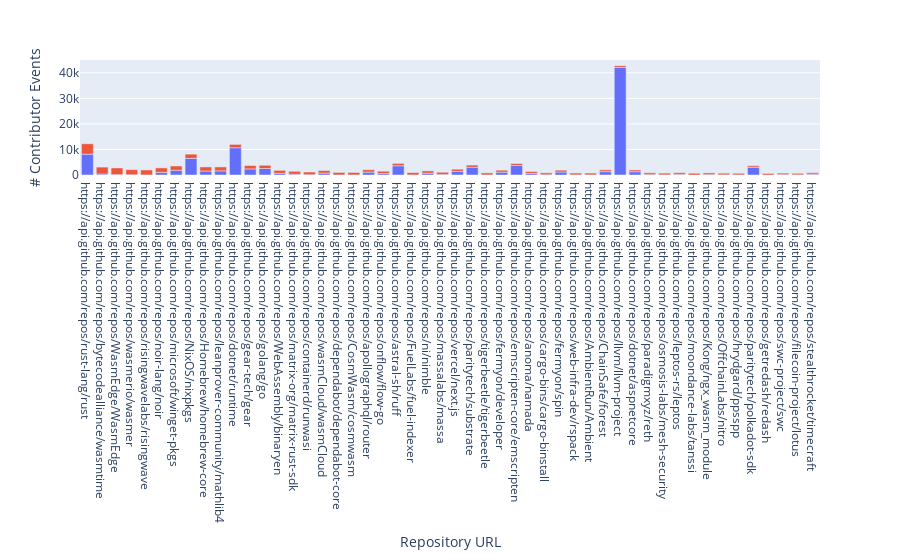

Notebook cell for this chart:
### Markdown cell above
## Simple approach

In this figure we visualize the count of contributions from those in 'p' and 'P^' stacked on top of one another. 

Most of the most-contributed-to projects of those in 'p' are also most-contributed-to by members of 'p' (they are not also largely contributed to by those in 'P^').

Some notable visual exceptions are 'NixOS/nixpkgs,' 'dotnet/runtime,' 'astral-sh/ruff,' 'paritytech/substrate,' and 'llvm/llvm-project.'

### Code cell
fig_joined_counts = px.bar(
    data_frame=joined_counts
    .sort_values(by="count_known", ascending=False) # sort the joined_counts df by the number of contributions made by those in p
    [:50], # only take the first 50
    y=["count_general", "count_known"],
    labels={
                    "value": "# Contributor Events",
                    "repo_git": "Repository URL"
                },
)
fig_joined_counts.update_layout(showlegend=False)
fig_joined_counts.write_image("joined_counts.png")
fig_joined_counts

### Figure 1 — Plotly figure (JSON) as saved in the notebook; plotly's stock layout.template omitted (floating-point values rounded to 4 significant figures)
{"data": [{"alignmentgroup": "True", "hovertemplate": "variable=count_general<br>Repository URL=%{x}<br># Contributor Events=%{y}<extra></extra>", "legendgroup": "count_general", "marker": {"color": "#636efa", "pattern": {"shape": ""}}, "name": "count_general", "offsetgroup": "count_general", "orientation": "v", "showlegend": true, "textposition": "auto", "type": "bar", "x": ["https://api.github.com/repos/rust-lang/rust", "https://api.github.com/repos/bytecodealliance/wasmtime", "https://api.github.com/repos/WasmEdge/WasmEdge", "https://api.github.com/repos/wasmerio/wasmer", "https://api.github.com/repos/risingwavelabs/risingwave", "https://api.github.com/repos/noir-lang/noir", "https://api.github.com/repos/microsoft/winget-pkgs", "https://api.github.com/repos/NixOS/nixpkgs", "https://api.github.com/repos/Homebrew/homebrew-core", "https://api.github.com/repos/leanprover-community/mathlib4", "https://api.github.com/repos/dotnet/runtime", "https://api.github.com/repos/gear-tech/gear", "https://api.github.com/repos/golang/go", "https://api.github.com/repos/WebAssembly/binaryen", "https://api.github.com/repos/matrix-org/matrix-rust-sdk", "https://api.github.com/repos/containerd/runwasi", "https://api.github.com/repos/wasmCloud/wasmCloud", "https://api.github.com/repos/dependabot/dependabot-core", "https://api.github.com/repos/CosmWasm/cosmwasm", "https://api.github.com/repos/apollographql/router", "https://api.github.com/repos/onflow/flow-go", "https://api.github.com/repos/astral-sh/ruff", "https://api.github.com/repos/FuelLabs/fuel-indexer", "https://api.github.com/repos/ni/nimble", "https://api.github.com/repos/massalabs/massa", "https://api.github.com/repos/vercel/next.js", "https://api.github.com/repos/paritytech/substrate", "https://api.github.com/repos/tigerbeetle/tigerbeetle", "https://api.github.com/repos/fermyon/developer", "https://api.github.com/repos/emscripten-core/emscripten", "https://api.github.com/repos/anoma/namada", "https://api.github.com/repos/cargo-bins/cargo-binstall", "https://api.github.com/repos/fermyon/spin", "https://api.github.com/repos/web-infra-dev/rspack", "https://api.github.com/repos/AmbientRun/Ambient", "https://api.github.com/repos/ChainSafe/forest", "https://api.github.com/repos/llvm/llvm-project", "https://api.github.com/repos/dotnet/aspnetcore", "https://api.github.com/repos/paradigmxyz/reth", "https://api.github.com/repos/osmosis-labs/mesh-security", "https://api.github.com/repos/leptos-rs/leptos", "https://api.github.com/repos/moondance-labs/tanssi", "https://api.github.com/repos/Kong/ngx_wasm_module", "https://api.github.com/repos/OffchainLabs/nitro", "https://api.github.com/repos/hrydgard/ppsspp", "https://api.github.com/repos/paritytech/polkadot-sdk", "https://api.github.com/repos/getredash/redash", "https://api.github.com/repos/swc-project/swc", "https://api.github.com/repos/filecoin-project/lotus", "https://api.github.com/repos/stealthrocket/timecraft"], "xaxis": "x", "y": [8158, 383, 149, 95, 19, 1015, 1853, 6514, 1563, 1608, 10659, 2388, 2536, 663, 310, 130, 743, 20, 16, 1118, 558, 3626, 25, 714, 177, 1392, 3038, 26, 1107, 3711, 618, 96, 1176, 42, 42, 1307, 42063, 1285, 153, 43, 206, 1, 137, 49, 38, 3014, 6, 133, 61, 275], "yaxis": "y"}, {"alignmentgroup": "True", "hovertemplate": "variable=count_known<br>Repository URL=%{x}<br># Contributor Events=%{y}<extra></extra>", "legendgroup": "count_known", "marker": {"color": "#EF553B", "pattern": {"shape": ""}}, "name": "count_known", "offsetgroup": "count_known", "orientation": "v", "showlegend": true, "textposition": "auto", "type": "bar", "x": ["https://api.github.com/repos/rust-lang/rust", "https://api.github.com/repos/bytecodealliance/wasmtime", "https://api.github.com/repos/WasmEdge/WasmEdge", "https://api.github.com/repos/wasmerio/wasmer", "https://api.github.com/repos/risingwavelabs/risingwave", "https://api.github.com/repos/noir-lang/noir", "https://api.github.com/repos/microsoft/winget-pkgs", "https://api.github.com/repos/NixOS/nixpkgs", "https://api.github.com/repos/Homebrew/homebrew-core", "https://api.github.com/repos/leanprover-community/mathlib4", "https://api.github.com/repos/dotnet/runtime", "https://api.github.com/repos/gear-tech/gear", "https://api.github.com/repos/golang/go", "https://api.github.com/repos/WebAssembly/binaryen", "https://api.github.com/repos/matrix-org/matrix-rust-sdk", "https://api.github.com/repos/containerd/runwasi", "https://api.github.com/repos/wasmCloud/wasmCloud", "https://api.github.com/repos/dependabot/dependabot-core", "https://api.github.com/repos/CosmWasm/cosmwasm", "https://api.github.com/repos/apollographql/router", "https://api.github.com/repos/onflow/flow-go", "https://api.github.com/repos/astral-sh/ruff", "https://api.github.com/repos/FuelLabs/fuel-indexer", "https://api.github.com/repos/ni/nimble", "https://api.github.com/repos/massalabs/massa", "https://api.github.com/repos/vercel/next.js", "https://api.github.com/repos/paritytech/substrate", "https://api.github.com/repos/tigerbeetle/tigerbeetle", "https://api.github.com/repos/fermyon/developer", "https://api.github.com/repos/emscripten-core/emscripten", "https://api.github.com/repos/anoma/namada", "https://api.github.com/repos/cargo-bins/cargo-binstall", "https://api.github.com/repos/fermyon/spin", "https://api.github.com/repos/web-infra-dev/rspack", "https://api.github.com/repos/AmbientRun/Ambient", "https://api.github.com/repos/ChainSafe/forest", "https://api.github.com/repos/llvm/llvm-project", "https://api.github.com/repos/dotnet/aspnetcore", "https://api.github.com/repos/paradigmxyz/reth", "https://api.github.com/repos/osmosis-labs/mesh-security", "https://api.github.com/repos/leptos-rs/leptos", "https://api.github.com/repos/moondance-labs/tanssi", "https://api.github.com/repos/Kong/ngx_wasm_module", "https://api.github.com/repos/OffchainLabs/nitro", "https://api.github.com/repos/hrydgard/ppsspp", "https://api.github.com/repos/paritytech/polkadot-sdk", "https://api.github.com/repos/getredash/redash", "https://api.github.com/repos/swc-project/swc", "https://api.github.com/repos/filecoin-project/lotus", "https://api.github.com/repos/stealthrocket/timecraft"], "xaxis": "x", "y": [4070, 2714, 2614, 2007, 1954, 1771, 1678, 1639, 1602, 1560, 1319, 1317, 1274, 1148, 1140, 1027, 987, 986, 974, 941, 923, 920, 916, 901, 889, 872, 850, 792, 776, 767, 754, 735, 720, 715, 712, 699, 696, 694, 689, 689, 685, 683, 670, 651, 633, 616, 611, 599, 588, 588], "yaxis": "y"}], "layout": {"barmode": "relative", "legend": {"title": {"text": "variable"}, "tracegroupgap": 0}, "margin": {"t": 60}, "showlegend": false, "xaxis": {"anchor": "y", "domain": [0, 1], "title": {"text": "Repository URL"}}, "yaxis": {"anchor": "x", "domain": [0, 1], "title": {"text": "# Contributor Events"}}}}
